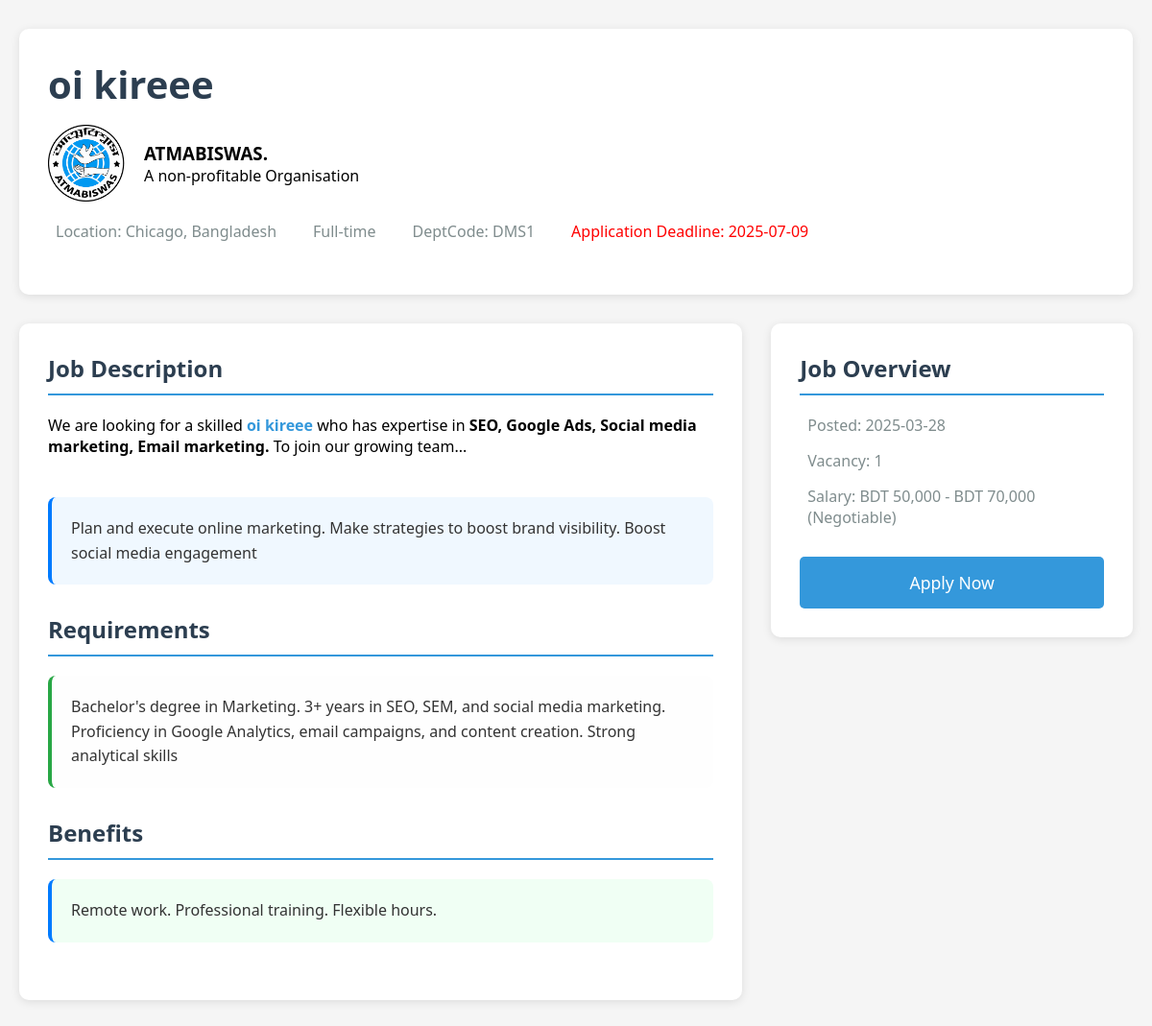
The page /backend/career/jobdes.php?id=4&deptCode=DMS1 on the database its author committed.
### tables this page shows
CREATE TABLE `jobs` (
  `job_id` int(11) NOT NULL,
  `job_title` varchar(100) NOT NULL,
  `job_description` text NOT NULL,
  `job_skillset` text NOT NULL,
  `job_experience` varchar(20) NOT NULL,
  `job_benefits` text NOT NULL,
  `job_location` varchar(100) NOT NULL,
  `salary_range` varchar(50) NOT NULL,
  `job_type` varchar(20) NOT NULL,
  `job_req` varchar(255) DEFAULT 'No job requirements specified',
  `PostDate` date NOT NULL DEFAULT curdate(),
  `deadline` date DEFAULT NULL,
  `job_dept` varchar(255) DEFAULT 'Manager',
  `job_code` varchar(255) DEFAULT NULL
);

### backend/career/jobdes.php (the view, shortened to what this page needs)
<?php
$database = new Db();
$connection = $database->connect();
$connection1 = $database->connect();
$jobId = htmlspecialchars($_GET['id']);
$jobCode = htmlspecialchars($_GET['deptCode']);
$sql = "SELECT * FROM jobs WHERE job_id =:job_id";
$stmt = $connection->prepare($sql);
$stmt->bindParam(":job_id", $jobId);
$stmt->execute();
$jobDes = $stmt->fetchAll(PDO::FETCH_ASSOC);
$sql1 = "SELECT vacancy FROM jobs WHERE job_id=:job_id;";
$stmt1 = $connection1->prepare($sql1);
$stmt1->bindParam(":job_id", $jobId);
$stmt1->execute();
$deptCode = $stmt1->fetchAll(PDO::FETCH_ASSOC);
?>
<!DOCTYPE html>
<html lang="en">
<head>
    <link rel="stylesheet" href="css/jobdes.css">
</head>
<body>
    <div class="container">
        <div class="job-header">
            <h1 class="job-title"><?= $jobDes[0]['job_title'] ?></h1>
            <div class="company-info">
                <img src="../images/logo/logo.png" alt="Company Logo" class="company-logo">
                <div>
                    <h3>ATMABISWAS.</h3>
                    <p>A non-profitable Organisation</p>
                </div>
            </div>
            <div class="job-meta">
                <div class="meta-item">
                    <?php
                    if($jobDes[0]['job_location'] ==="Negotiable"){
echo '<span>Location: ' . htmlspecialchars($jobDes[0]["job_location"]) . '</span>';
                    }else{
                        echo '<span>Location: ' . htmlspecialchars($jobDes[0]["job_location"]) . ', Bangladesh</span>';
                    }
                    ?>
                </div>
                <div class="meta-item">
                    <span>Full-time</span>
                </div>
                <div class="meta-item">
                    <span>DeptCode: <?= $jobCode ?></span>
                </div>
                <div class="meta-item">
                    <span class="deadline">Application Deadline: <?= $jobDes[0]['deadline'] ?></span>
                </div>
            </div>
        </div>
        <div class="job-content">
            <div class="main-content">
                <div class="section">
                    <h2>Job Description</h2>
                    <p>We are looking for a skilled <strong
                            style="color:#3498db;"><?= $jobDes[0]['job_title'] ?></strong>
                        who has expertise in
                        <strong><?= $jobDes[0]['job_skillset'] ?></strong> To join our growing team...
                    </p>
                    <br>
                    <ul class="job-description-list">
                        <?php
                        $description = $jobDes[0]['job_description'];
                        $description = htmlspecialchars($description);
                        $description = str_replace("Responsibilities", "<span class='highlight-blue'><strong>Responsibilities</strong></span>", $description);
                        $description = str_replace("Requirements", "<span class='highlight-blue'><strong>Requirements</strong></span>", $description);
                        $description = str_replace("•", "<li>", $description);
                        $description = nl2br($description);
                        $description = preg_replace('/<li>(.*?)<br\s*\/?>/i', '<li>$1</li>', $description);
                        echo $description;
                        ?>
                    </ul>
                </div>
                <div class="section">
                    <h2>Requirements</h2>
                    <ul class="job-req-list">
                        <?php
                        $requirements = htmlspecialchars($jobDes[0]['job_req']);
                        $requirements = str_replace("Qualifications", "<span class='highlight-blue'><strong>Qualifications</strong></span>", $requirements);
                        $requirements = str_replace("Experience", "<span class='highlight-blue'><strong>Experience</strong></span>", $requirements);
                        $requirements = str_replace("•", "<li>", $requirements);
                        $requirements = nl2br($requirements);
                        $requirements = preg_replace('/<li>(.*?)<br\s*\/?>/i', '<li>$1</li>', $requirements);
                        echo $requirements;
                        ?>
                    </ul>
                </div>
                <div class="section">
                    <h2>Benefits</h2>
                    <ul class="job-benefits-list">
                        <?php
                        $benefits = htmlspecialchars($jobDes[0]['job_benefits']);
                        $benefits = str_replace("Benefits", "<span class='highlight-blue'><strong>Benefits</strong></span>", $benefits);
                        $benefits = str_replace("Perks", "<span class='highlight-blue'><strong>Perks</strong></span>", $benefits);
                        $benefits = str_replace("•", "<li>", $benefits);
                        $benefits = nl2br($benefits);
                        $benefits = preg_replace('/<li>(.*?)<br\s*\/?>/i', '<li>$1</li>', $benefits);
                        echo $benefits;
                        ?>
                    </ul>
                </div>
            </div>
            <div class="sidebar">
                <div class="section">
                    <h2>Job Overview</h2>
                    <div class="meta-item" style="margin-bottom: 15px;">
                        <span>Posted: <?= $jobDes[0]['PostDate']; ?></span>
                    </div>
                    <div class="meta-item" style="margin-bottom: 15px;">
                        <span>Vacancy: <?php
                                        echo $deptCode[0]['vacancy'];
                                        ?> </span>
                    </div>
                    <div class="meta-item" style="margin-bottom: 15px;">
                        <span>Salary: <?= $jobDes[0]['salary_range']; ?> (Negotiable)</span>
                    </div>
                </div>
                <button class="apply-button" onclick="openApplyModal()">Apply Now</button>
            </div>
        </div>
    </div>
</body>
</html>

### backend/career/css/jobdes.css (style rules this page uses)
* { margin: 0; padding: 0; box-sizing: border-box; font-family: "Segoe UI", Tahoma, Geneva, Verdana, sans-serif; }
body { background-color: #f5f5f5; }
.job-description-list { padding: 20px; background-color: #f0f8ff; border-left: 4px solid #007bff; font-family: "Segoe UI", sans-serif; font-size: 16px; line-height: 1.6; color: #333; max-width: 800px; margin: 20px auto; border-radius: 8px; list-style-position: inside; }
.job-req-list { padding: 20px; background-color: #fefefe; border-left: 4px solid #28a745; font-family: "Segoe UI", sans-serif; font-size: 16px; line-height: 1.6; color: #333; max-width: 800px; margin: 20px auto; border-radius: 8px; list-style-position: inside; }
.job-benefits-list { padding: 20px; background-color: #f0fff4; border-left: 4px solid #007bff; font-family: "Segoe UI", sans-serif; font-size: 16px; line-height: 1.6; color: #333; max-width: 800px; margin: 20px auto; border-radius: 8px; list-style-position: inside; }
.container { max-width: 1200px; margin: 0 auto; padding: 30px 20px; }
.job-header { background-color: #fff; padding: 30px; border-radius: 10px; box-shadow: 0 2px 10px rgba(0, 0, 0, 0.1); margin-bottom: 30px; }
.job-title { color: #2c3e50; font-size: 2.5rem; margin-bottom: 15px; }
.company-info { display: flex; align-items: center; margin-bottom: 20px; }
.company-logo { width: 80px; height: 80px; margin-right: 20px; border-radius: 8px; }
.job-meta { display: flex; gap: 30px; margin-bottom: 25px; }
.meta-item { display: flex; align-items: center; gap: 8px; color: #7f8c8d; }
.deadline { color: #ff0000; font-weight: 500; }
.job-content { display: grid; grid-template-columns: 2fr 1fr; gap: 30px; }
.main-content { background-color: #fff; padding: 30px; border-radius: 10px; box-shadow: 0 2px 10px rgba(0, 0, 0, 0.1); }
.sidebar { background-color: #fff; padding: 30px; border-radius: 10px; box-shadow: 0 2px 10px rgba(0, 0, 0, 0.1); height: fit-content; }
h2 { color: #2c3e50; margin-bottom: 20px; padding-bottom: 10px; border-bottom: 2px solid #3498db; }
.section { margin-bottom: 30px; }
ul { list-style: none; padding-left: 20px; }
.apply-button { background-color: #3498db; color: white; padding: 15px 30px; border: none; border-radius: 5px; font-size: 1.1rem; cursor: pointer; width: 100%; transition: background-color 0.3s; }

### rows shown on the page
jobs: job_title "oi kireee", job_location "Chicago", deadline "2025-07-09", job_skillset "SEO, Google Ads, Social media marketing, Email marketing.", job_description "Plan and execute online marketing. Make strategies to boost brand visibility. Boost social media engagement", job_req "Bachelor's degree in Marketing. 3+ years in SEO, SEM, and social media marketing. Proficiency in Google Analytics, email campaigns, and content creation. Strong analytical skills", job_benefits "Remote work. Professional training. Flexible hours.", PostDate "2025-03-28", vacancy "1", salary_range "BDT 50,000 - BDT 70,000"

### other values the page prints
$jobCode "DMS1"
